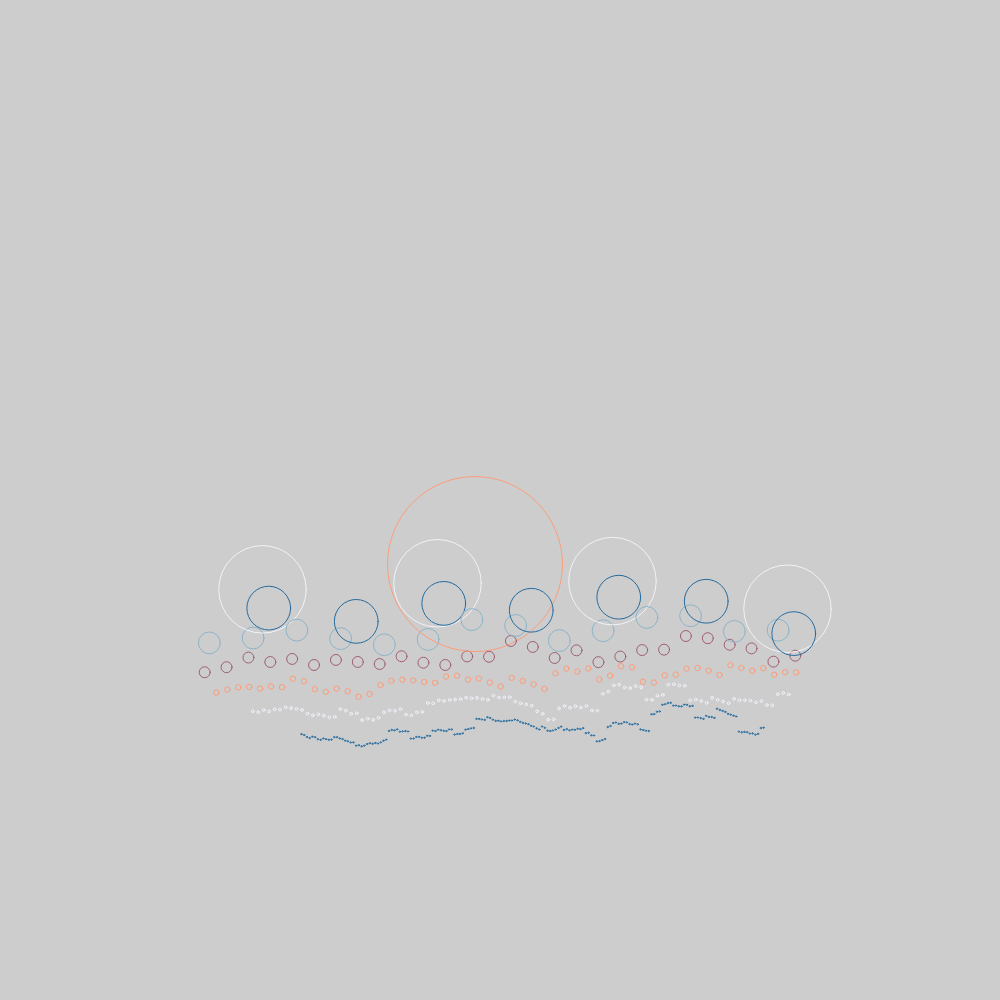
Frame 1 (no input)
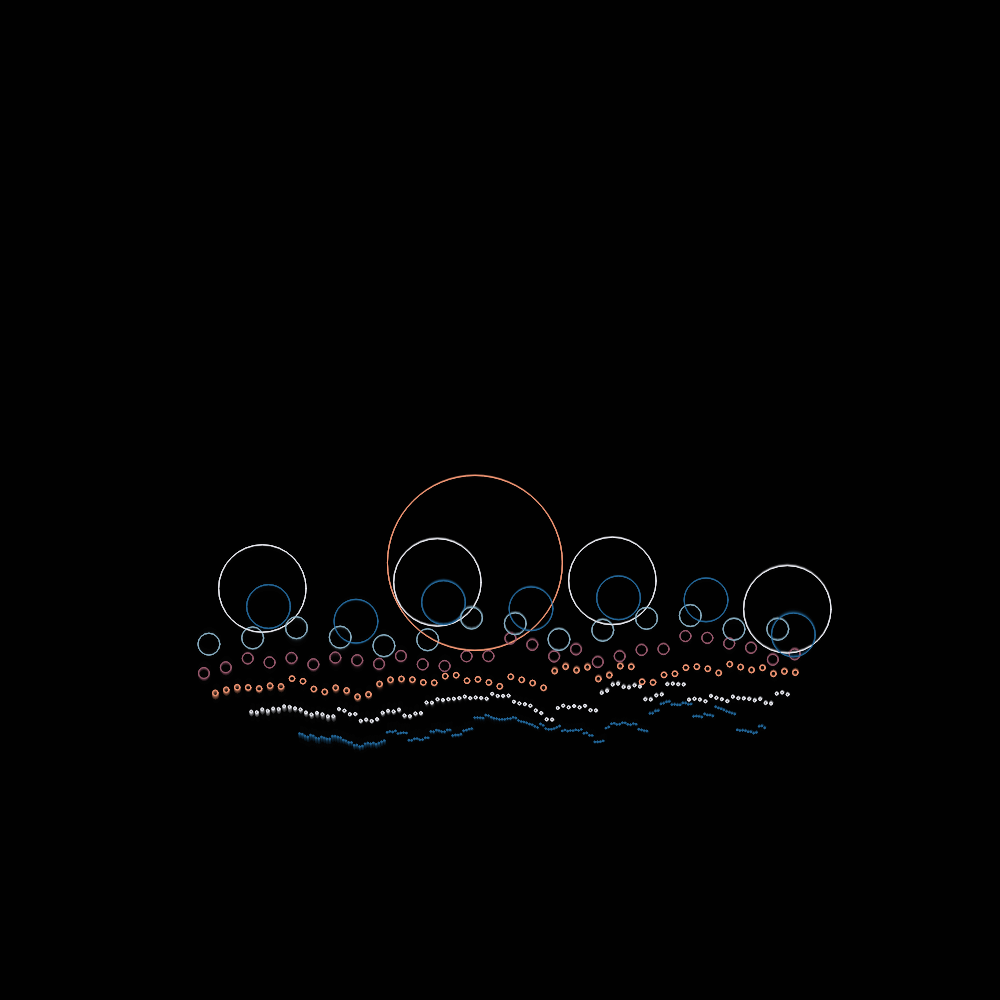
Frame 60 (no input)
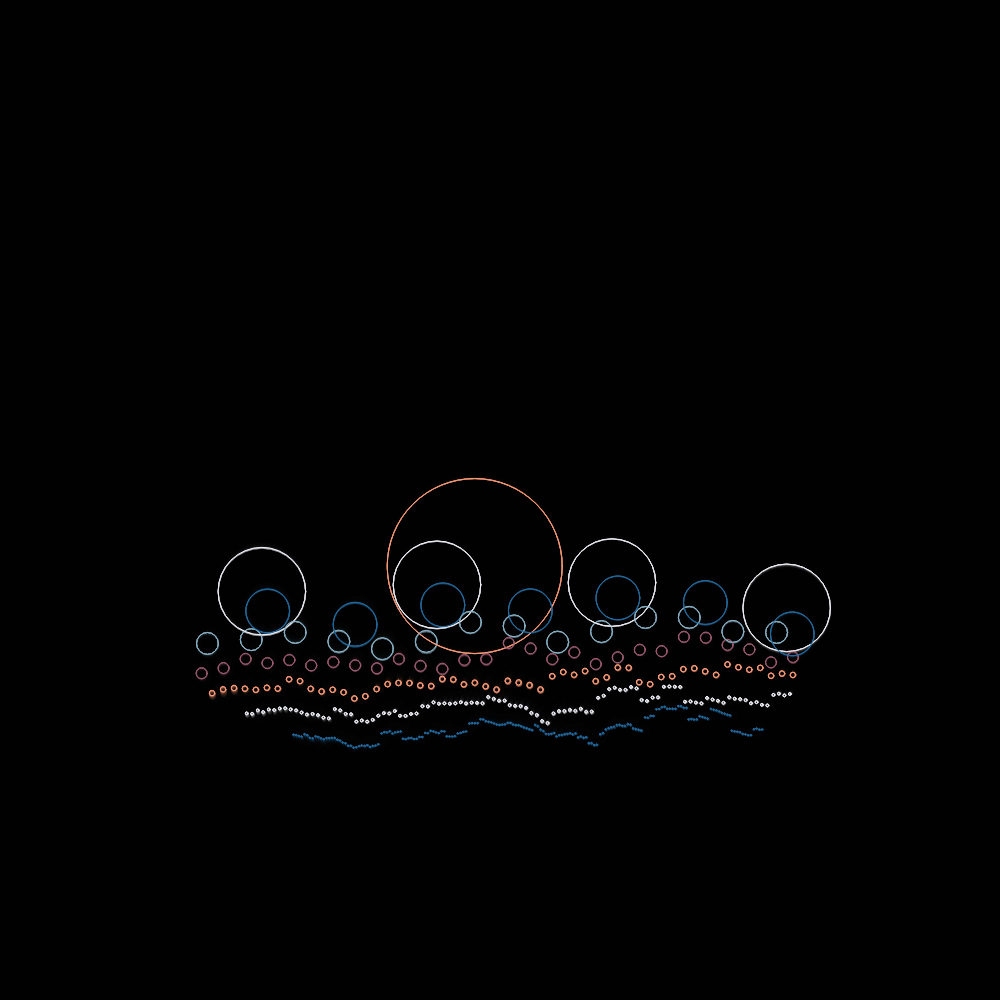
Frame 120 (the mouse pressed at the canvas centre since frame 60)

The p5.js sketch that drew these frames (run headless with seeded random() and noise() and a simulated clock; from frame 60 on, the mouse is pressed at the canvas centre):

// p5.js sketch
// ── sketch.js
function setup() {
  
}

function draw() {
  
}//color palette from https://klart.co/colors/59c774786fb55d3948befd3b
let colors = ["#246A9E","#8BB3C8","#9E5C71","#FC9C78","#F1F2F9"];
let mainDiam = 700;
let onlyInsideCircle = true;
let drawFirstCircle = false;
let fades = false;

function setup() {
  createCanvas(1000, 1000);
  strokeWeight(1);
  noFill();
}

function draw(){
  background(0,50);
  translate(width/2,height/2);
  iter=frameCount%500;
  doIt(0,0,0,mainDiam);
  if(fades){
    if(iter < 550){
      background(0,255-255*(iter/250));
    } else {
      background(0,255-255*((500-iter)/250));
    }
  }
}

function doIt(c, x, y, d){
	
  f=sin((iter)*0.00001);
  //x=x+noise(x*0.010)*50;
 	y=y+noise(x*0.010)*50;
  y=y+sin((x)*f*50);
  x=x+cos((y)*f)*50;
  
  stroke(colors[c=(c+1)%colors.length]);
  if(!onlyInsideCircle || dist(0,0,x,y)+d*0.3<mainDiam/2){
    if(d < mainDiam || drawFirstCircle){
      ellipse(x,y,d);
    }
  }
  if(d > 2){
    doIt(c, x-d*0.5,y,d*0.5);
    doIt(c, x+d*0.5,y,d*0.5);
  }
}
